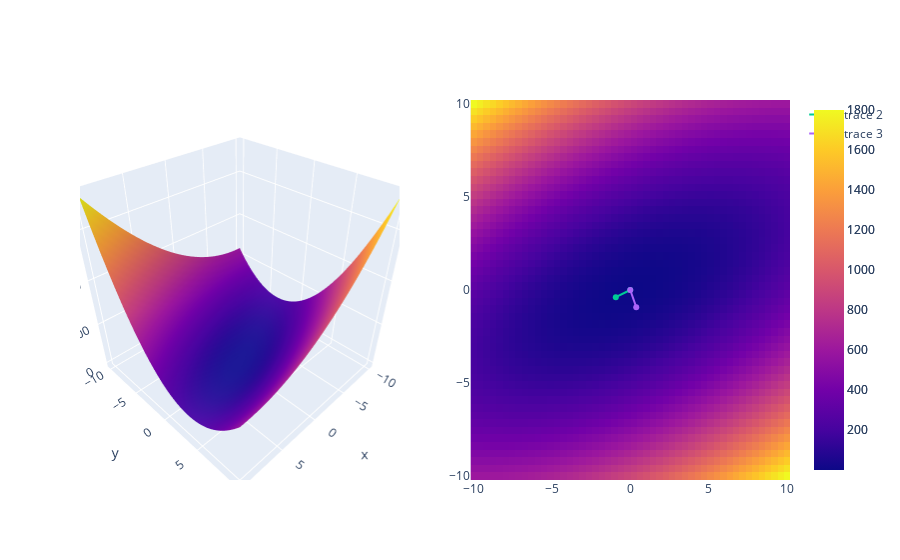

Notebook cell for this chart:
### Markdown cell above
## Matrix

| Matrix | Math | Surface |
| --- | --- | --- |
| Positive Definite | positive eigenvalues | bowl |
| Negative Definite | negative eigenvalues | bowl |
| Singular | 0 is an eigenvalue | many local minima |
| Other | other | saddle points |

### Code cell
# W = np.array([[-8, 3], [3, -9]])  # negative-definite
W = np.array([[3, -3], [-3, 9]])  # positive-definite
# W = np.array([[1, 3], [3, 9]])  # singular
# W = np.array([[1, 8], [3, 3]])    # saddle points

lmbs, vecs = np.linalg.eig(W)
lmb1, lmb2 = lmbs[0], lmbs[1]
vec1, vec2 = vecs[:, 0], vecs[:, 1]
print(lmb1, vec1)
print(lmb2, vec2)
print(W @ vec1 - lmb1 * vec1)


p = 50
x1s = np.linspace(-10, 10, p)
x2s = np.linspace(-10, 10, p)
# x is [p, p, 2]
x = np.stack(np.meshgrid(x1s, x2s), axis=-1)

y = np.zeros((p, p))
for i in range(p):
    for j in range(p):
        y[i][j] = x[i][j].reshape(1, 2) @ W @ x[i][j]

fig = make_subplots(rows=1, cols=2,specs=[[{'type': 'surface'}, {'type': 'heatmap'}]])
        
fig.add_trace(
    go.Surface(
        x=x[..., 0], 
        y=x[..., 1], 
        z=y
    ),
    row=1, col=1
)        
fig.add_trace(
    go.Heatmap(z=y, x=x1s, y=x2s),
    row=1, col=2
)

fig.add_trace(
    go.Scatter(x=(0, vec1[0]), y=(0, vec1[1])),
    row=1, col=2
)
fig.add_trace(
    go.Scatter(x=(0, vec2[0]), y=(0, vec2[1])),
    row=1, col=2
)

fig

### Figure 1 — Plotly figure (JSON) as saved in the notebook; plotly's stock layout.template omitted (floating-point values rounded to 4 significant figures; data arrays with more than 128 entries replaced by an {"elided": "..."} marker saying what was removed)
{"data": [{"scene": "scene", "type": "surface", "x": {"elided": "50x50 float values"}, "y": {"elided": "50x50 float values"}, "z": {"elided": "50x50 float values"}}, {"type": "heatmap", "x": [-10, -9.592, -9.184, -8.776, -8.367, -7.959, -7.551, -7.143, -6.735, -6.327, -5.918, -5.51, -5.102, -4.694, -4.286, -3.878, -3.469, -3.061, -2.653, -2.245, -1.837, -1.429, -1.02, -0.6122, -0.2041, 0.2041, 0.6122, 1.02, 1.429, 1.837, 2.245, 2.653, 3.061, 3.469, 3.878, 4.286, 4.694, 5.102, 5.51, 5.918, 6.327, 6.735, 7.143, 7.551, 7.959, 8.367, 8.776, 9.184, 9.592, 10], "xaxis": "x", "y": [-10, -9.592, -9.184, -8.776, -8.367, -7.959, -7.551, -7.143, -6.735, -6.327, -5.918, -5.51, -5.102, -4.694, -4.286, -3.878, -3.469, -3.061, -2.653, -2.245, -1.837, -1.429, -1.02, -0.6122, -0.2041, 0.2041, 0.6122, 1.02, 1.429, 1.837, 2.245, 2.653, 3.061, 3.469, 3.878, 4.286, 4.694, 5.102, 5.51, 5.918, 6.327, 6.735, 7.143, 7.551, 7.959, 8.367, 8.776, 9.184, 9.592, 10], "yaxis": "y", "z": {"elided": "50x50 float values"}}, {"type": "scatter", "x": [0, -0.9239], "xaxis": "x", "y": [0, -0.3827], "yaxis": "y"}, {"type": "scatter", "x": [0, 0.3827], "xaxis": "x", "y": [0, -0.9239], "yaxis": "y"}], "layout": {"scene": {"domain": {"x": [0, 0.45], "y": [0, 1]}}, "xaxis": {"anchor": "y", "domain": [0.55, 1]}, "yaxis": {"anchor": "x", "domain": [0, 1]}}}
